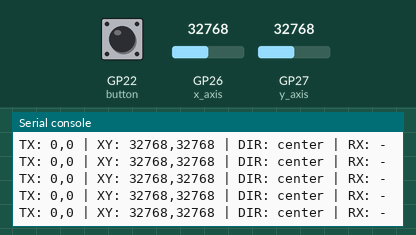
This program was run on a simulated Raspberry Pi Pico running MicroPython. Shown: the last lines printed to the serial console. The inputs (shaded band) are chosen by the test bench; at power-on: GP26 (x_axis) = 32768, GP27 (y_axis) = 32768, GP22 (button) HIGH (analog values on the 0–65535 scale).

Above: at 1.2 s.
1.3 s: GP26 (x_axis) set to 0
At 1.45 s:
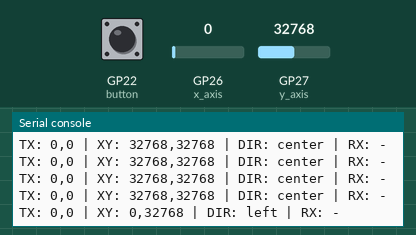
2.8 s: GP27 (y_axis) set to 0
At 3.02 s:
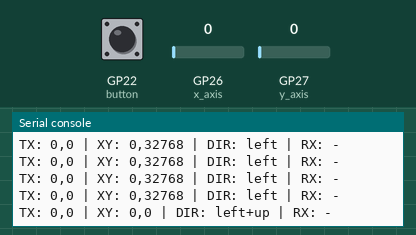
4.4 s: GP22 (button) pulled LOW for 0.15 s
At 4.59 s:
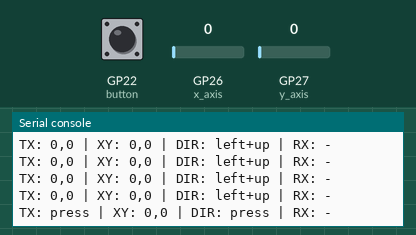
6.0 s: GP26 (x_axis) set to 7864
At 6.16 s:
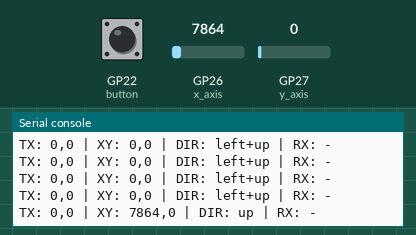
7.5 s: GP27 (y_axis) set to 65535
At 7.73 s:
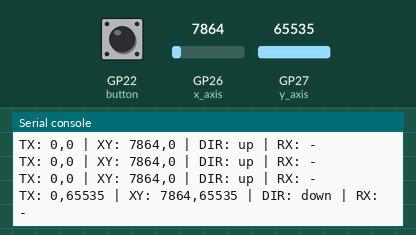
9.1 s: GP26 (x_axis) set to 65535
At 9.3 s:
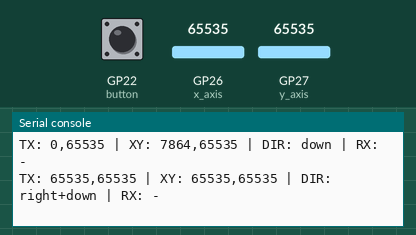

The program:

master_hc05.py
```python
from machine import Pin, ADC, UART
import utime
import time

# Master Pico -> HC-05 on UART1 (change pins if needed)
uart = UART(1, baudrate=9600, tx=Pin(8), rx=Pin(9))

x_axis = ADC(Pin(26))
y_axis = ADC(Pin(27))
button = Pin(22, Pin.IN, Pin.PULL_UP)

LOW_EDGE = 600
HIGH_EDGE = 60000


def send_at(command):
    """Optional AT helper for configuring HC-05 as master."""
    uart.write(command + "\r\n")
    time.sleep(0.1)
    if uart.any():
        try:
            print(uart.read().decode("utf-8"))
        except Exception:
            pass


def build_command():
    x_val = x_axis.read_u16()
    y_val = y_axis.read_u16()
    button_val = button.value()

    x_dir = ""
    y_dir = ""

    if x_val <= LOW_EDGE:
        x_dir = "left"
    elif x_val >= HIGH_EDGE:
        x_dir = "right"

    if y_val <= LOW_EDGE:
        y_dir = "up"
    elif y_val >= HIGH_EDGE:
        y_dir = "down"

    if button_val == 0:
        act = "press"
        direction = "press"
    elif x_dir and y_dir:
        act = "{},{}".format(x_val, y_val)
        direction = "{}+{}".format(x_dir, y_dir)
    elif x_dir:
        act = "{},0".format(x_val)
        direction = x_dir
    elif y_dir:
        act = "0,{}".format(y_val)
        direction = y_dir
    else:
        act = "0,0"
        direction = "center"

    return act, x_val, y_val, direction


def send_line(payload):
    uart.write(payload + "\n")


def read_line():
    if not uart.any():
        return None
    data = uart.readline()
    if not data:
        return None
    try:
        return data.decode("utf-8").strip()
    except Exception:
        return None


while True:
    act, x_val, y_val, direction = build_command()
    send_line(act)
    rx = read_line()

    print(
        "TX:", act,
        "| XY:", "{},{}".format(x_val, y_val),
        "| DIR:", direction,
        "| RX:", rx if rx else "-"
    )

    utime.sleep_ms(120)
```

Measured:
- after the input at 1.3 s, the serial console: prints a new line at once (image 1)
- after the input at 2.8 s, the serial console: prints a new line after 0.10 s (image 2)
- after the input at 4.4 s, the serial console: prints a new line after 0.07 s (image 3)
- after the input at 6.0 s, the serial console: prints a new line at once (image 4)
- after the input at 7.5 s, the serial console: prints a new line after 0.11 s (image 5)
- after the input at 9.1 s, the serial console: prints a new line after 0.08 s (image 6)
